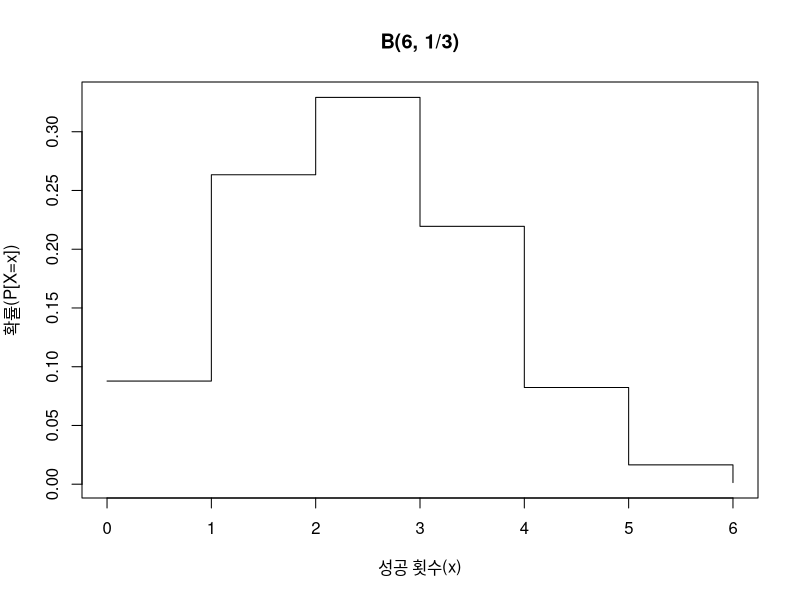
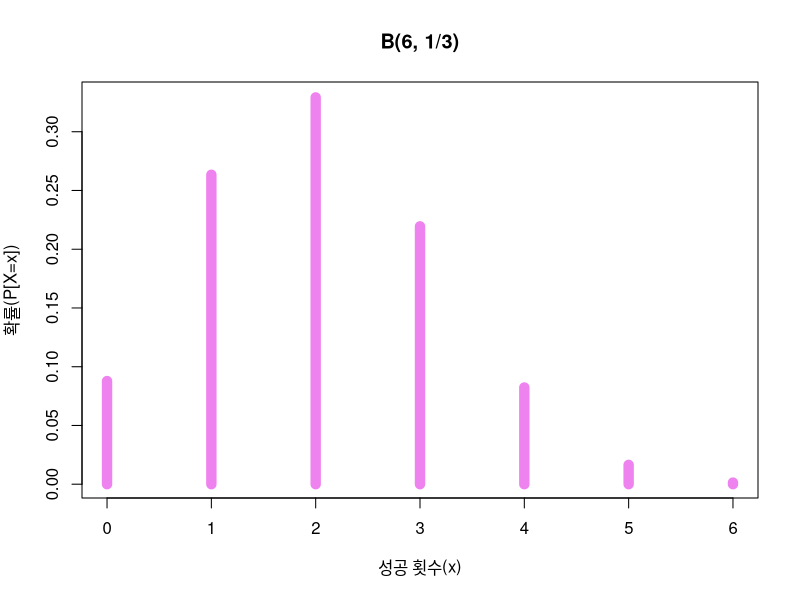
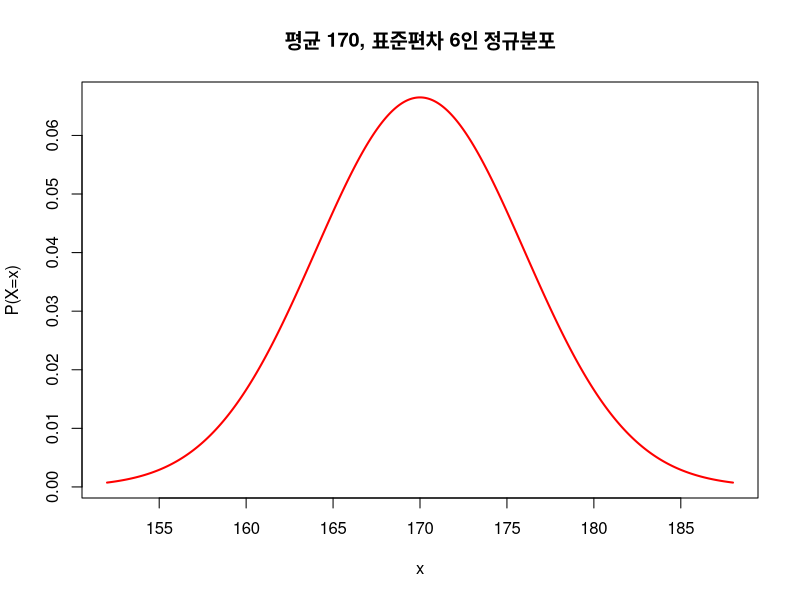
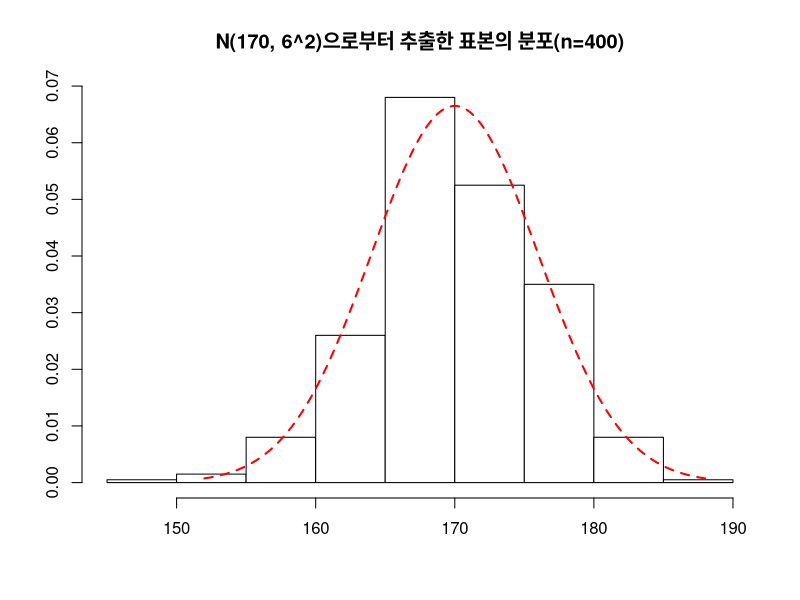
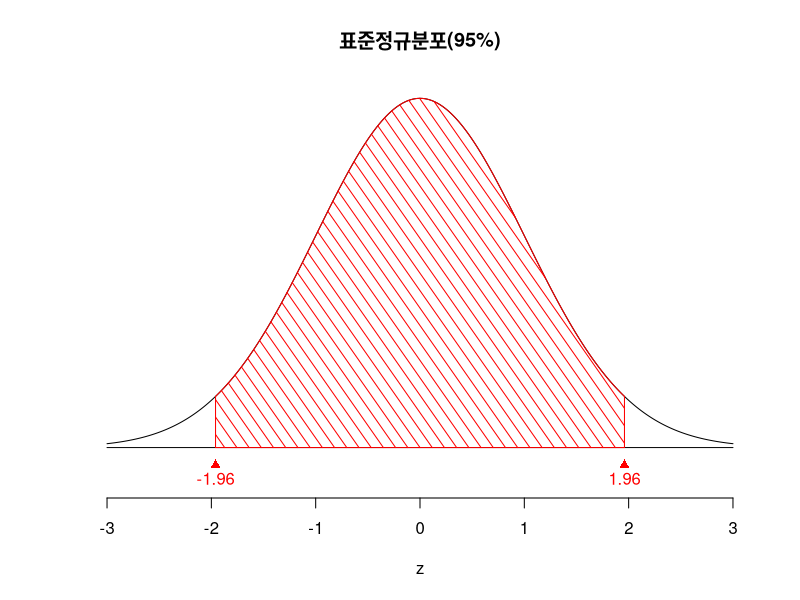

R code for these plots, in order:
#3 3-3. 확률 분포
# 예제 3-2. R을 이용한 이항분포 계산
n <- 6
p <- 1/3
x <- 0:n

dbinom(2, size = n, prob = p)
dbinom(4, size = n, prob = p)
px <- dbinom(x, size=n, prob=p)
px
plot(x, px, type="s", xlab="성공 횟수(x)", ylab="확률(P[X=x])",
     main="B(6, 1/3)")
plot(x, px, type="h", xlab="성공 횟수(x)", ylab="확률(P[X=x])",
     main="B(6, 1/3)", lwd=10, col='violet')

pbinom(2, n, p)
pbinom(4, n, p)
pbinom(4, n, p) - pbinom(2, n, p)
dbinom(3, n, p) + dbinom(4, n, p)

qbinom(0.1, n, p)
qbinom(0.5, n, p)

rbinom(10, n, p)

# 예제 3-4. R의 분포함수를 이용한 기댓값과 분산
n <- 6
p <- 1/3
x <- 0:n
px <- dbinom(x, size=n, prob=p)

ex = sum(x * px)    # Expectation value
ex2 = sum(x^2 * px)
varx <- ex2 - ex^2
varx

n* p               # 이항분포의 기댓값
n * p * (1-p)      # 이항분포의 분산 : np(1-p)

# 예제 3-5. R을 이용한 정규분포 계산
options(digits=3)
mu <- 170
sigma <- 6
ll <- mu - 3*sigma    # lower limit
ul <- mu + 3*sigma    # upper limit
x <- seq(ll, ul, by=0.01)
nd <- dnorm(x, mean=mu, sd=sigma)
plot(x, nd, type="l", xlab="x", ylab="P(X=x)",
     lwd=2, col="red", main='평균 170, 표준편차 6인 정규분포')

pnorm(mu, mean=mu, sd=sigma)
pnorm(158, mean=mu, sd=sigma)
pnorm(180, mean=mu, sd=sigma) - pnorm(160, mean=mu, sd=sigma)

qnorm(0.25, mean=mu, sd=sigma)    # 1분위수
qnorm(0.75, mean=mu, sd=sigma)    # 3분위수

options(digits=5)
set.seed(5)
smp <- rnorm(400, mean=mu, sd=sigma)
c(mean(smp), sd(smp))
hist(smp, prob=T,
     main="N(170, 6^2)으로부터 추출한 표본의 분포(n=400)",
     xlab="", ylab="", col="white", border="black")
lines(x, nd, lty=2, lwd=2, col="red")

# 예제 3-6. 정규분포의 특징 알아보기
options(digits = 4)
mu <- 0
sigma <- 1
p0.05 <- qnorm(0.05, mean=mu, sd=sigma)
p0.025 <- qnorm(0.025, mean=mu, sd=sigma)
p0.05; p0.025

pnorm(1.645, mu, sigma) - pnorm(-1.645, mu, sigma)
pnorm(1.96, mu, sigma) - pnorm(-1.96, mu, sigma)

# 그림 3-17
z <- seq(-3, 3, by=0.001)
z.p <- dnorm(z)
plot(z, z.p, axes=F, type="l",
     main="표준정규분포(95%)", ylab="", ylim=c(-0.04, 0.4))
axis(1)

lines(c(-3, 3), c(0, 0))
points(-1.96, -0.02, pch=17, col="red")
text(-1.96, -0.035, "-1.96", col="red")
points(1.96, -0.02, pch=17, col="red")
text(1.96, -0.035, "1.96", col="red")

s <- seq(-1.96, 1.96, by=0.001)
s.z <- dnorm(s, mean=0, sd=1)
s <- c(-1.96, s, 1.96)
s.z <- c(0, s.z, 0)
polygon(s, s.z, col="red", density=10, angle=305)
